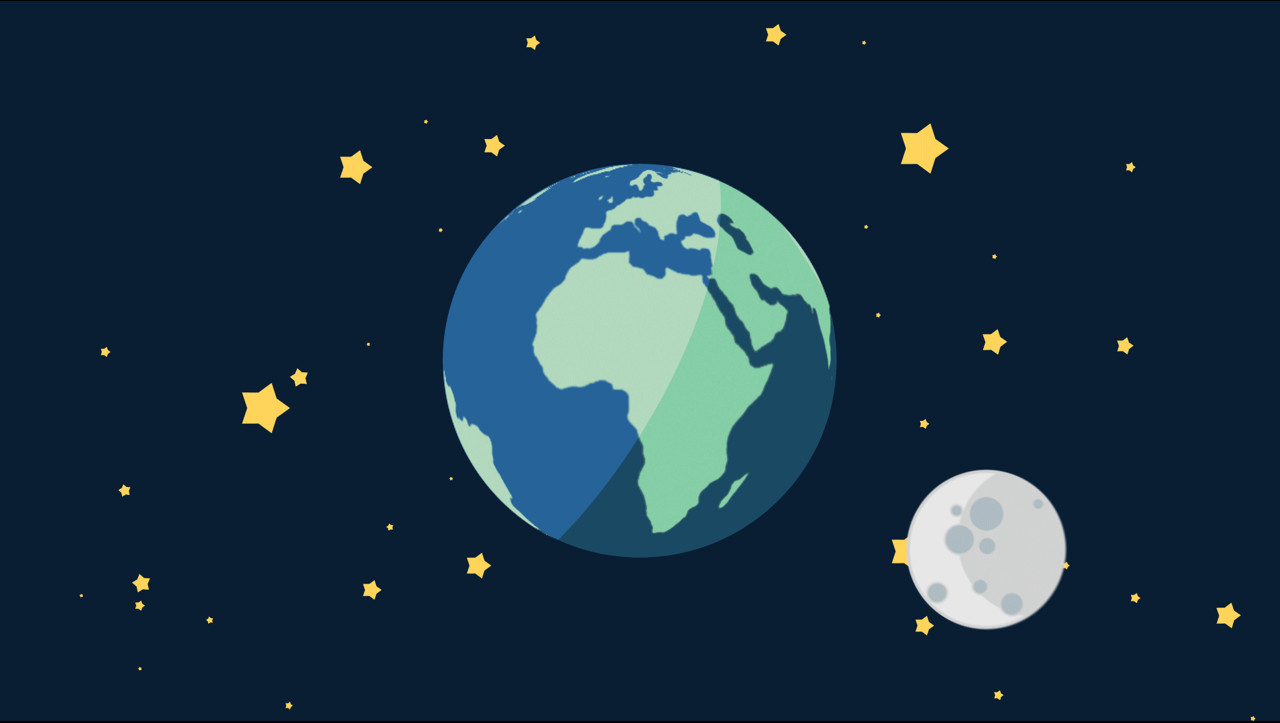
#> input picture img.jpg, 1280 x 723 px
$ python random_color.py
#> lines starting #> are read from the running program, lines starting #| are printed output that depends on the picture
import cv2
import random

img = cv2.imread("img.jpg")
#> img is the input picture: shape (723, 1280, 3); mean B, G, R 68, 49.8, 25.2
img = cv2.resize(img,(0,0),fx = 0.5, fy = 0.5)
#> img: shape (362, 640, 3)

x, y, z = img.shape
#> x = 362; y = 640; z = 3
print(x,y)
#| 362 640
for i in range(x):
    for j in range(y):
        img[i][j] = (random.randint(0,255),random.randint(0,255),random.randint(0,255))
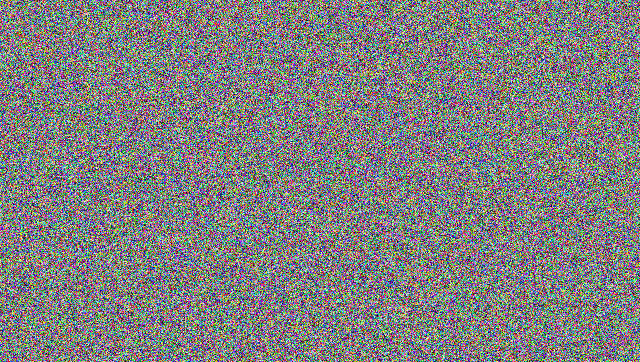
#> img: shape (362, 640, 3); mean B, G, R 127.5, 127.4, 127.5

cv2.imshow("win", img)


cv2.waitKey(0)
cv2.destroyAllWindows()
